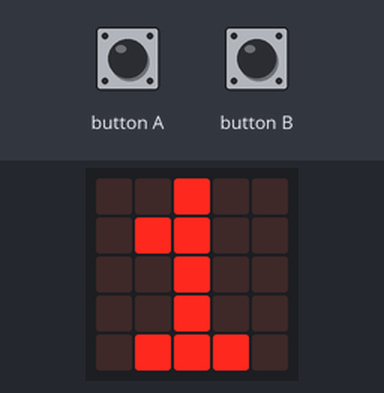
The program below on a simulated BBC micro:bit (MakeCode). On the bench: the board's 5×5 LED display. The inputs (shaded band) are chosen by the test bench.

Above: at 1.2 s.
1.3 s: button A pressed for 0.15 s
At 2.2 s:
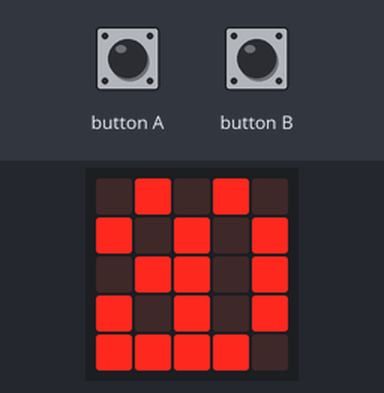
3.1 s: button A pressed for 0.15 s
At 4.0 s:
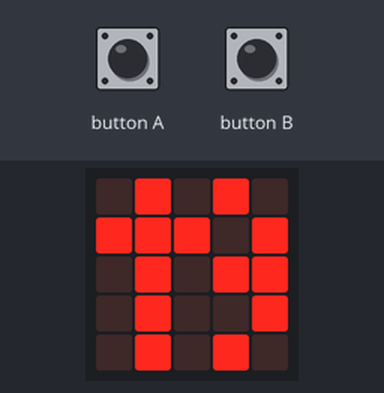
4.8 s: button A pressed for 0.15 s
At 5.7 s:
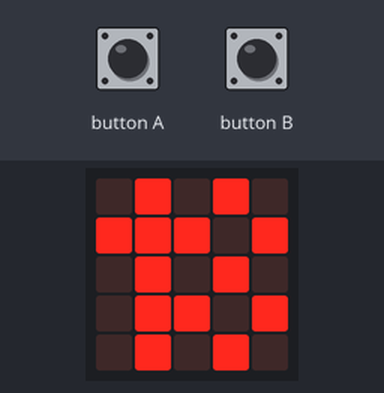
6.5 s: button A pressed for 0.15 s
At 7.5 s:
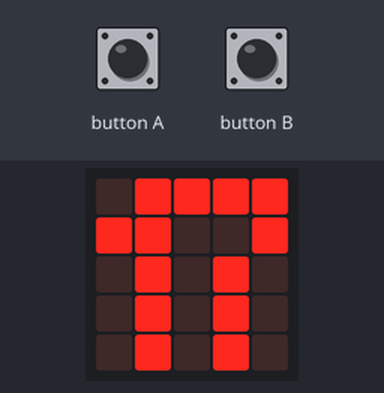
8.2 s: button A pressed for 0.15 s
At 9.3 s:
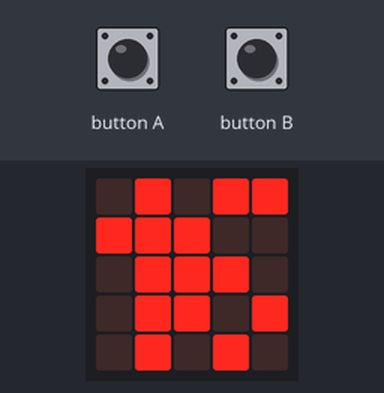
9.8 s: button A pressed for 0.15 s
At 11.0 s:
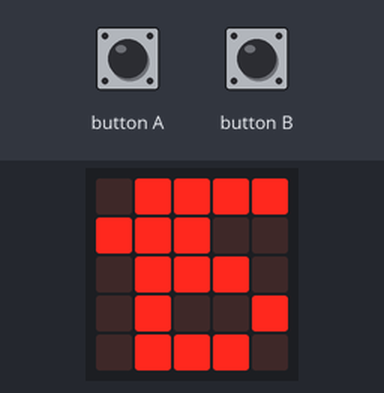
Timing chart, 0 to 12.5 s (numbered marks = the images above; inputs shaded):
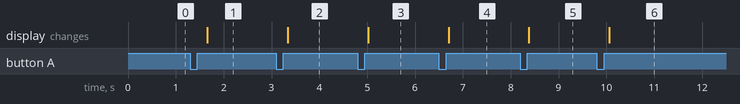

Measured:
- after the input at 1.3 s, the display: changes after 0.36 s (image 1)
- after the input at 3.1 s, the display: changes after 0.24 s (image 2)
- after the input at 4.8 s, the display: changes after 0.22 s (image 3)
- after the input at 6.5 s, the display: changes after 0.20 s (image 4)
- after the input at 8.2 s, the display: changes after 0.18 s (image 5)
- after the input at 9.8 s, the display: changes after 0.26 s (image 6)

The program:

main.ts
```typescript
input.onButtonPressed(Button.A, function () {
    Number2 += -1
})
input.onButtonPressed(Button.B, function () {
    Number2 += 1
})
let Number2 = 1
basic.forever(function () {
    if (Number2 < 1) {
        Number2 = 20
    }
})
basic.forever(function () {
    if (Number2 == 10) {
        basic.showLeds(`
            . # . # .
            # # # . #
            . # # . #
            . # # . #
            . # . # .
            `)
    } else if (Number2 == 11) {
        basic.showLeds(`
            . # . # .
            # # # # .
            . # . # .
            . # . # .
            . # . # .
            `)
    } else if (Number2 == 12) {
        basic.showLeds(`
            . # . # .
            # # # . #
            . # . # .
            . # # . .
            . # # # #
            `)
    } else if (Number2 == 13) {
        basic.showLeds(`
            . # # # .
            # # . . #
            . # . # #
            . # . . #
            . # # # .
            `)
    } else if (Number2 == 14) {
        basic.showLeds(`
            . # # . .
            # # # # .
            . # # # #
            . # . # .
            . # . # .
            `)
    } else if (Number2 == 15) {
        basic.showLeds(`
            . # # # #
            # # # . .
            . # # # .
            . # . . #
            . # # # .
            `)
    } else if (Number2 == 16) {
        basic.showLeds(`
            . # . # #
            # # # . .
            . # # # .
            . # # . #
            . # . # .
            `)
    } else if (Number2 == 17) {
        basic.showLeds(`
            . # # # #
            # # . . #
            . # . # .
            . # . # .
            . # . # .
            `)
    } else if (Number2 == 18) {
        basic.showLeds(`
            . # . # .
            # # # . #
            . # . # .
            . # # . #
            . # . # .
            `)
    } else if (Number2 == 19) {
        basic.showLeds(`
            . # . # .
            # # # . #
            . # . # #
            . # . . #
            . # . # .
            `)
    } else if (Number2 == 20) {
        basic.showLeds(`
            . # . # .
            # . # . #
            . # # . #
            # . # . #
            # # # # .
            `)
    } else if (Number2 >= 21) {
        Number2 = 1
    }
})
basic.forever(function () {
    if (Number2 == 1) {
        basic.showLeds(`
            . . # . .
            . # # . .
            . . # . .
            . . # . .
            . # # # .
            `)
    } else if (Number2 == 2) {
        basic.showLeds(`
            # # # # .
            . . . . #
            . # # # .
            # . . . .
            # # # # #
            `)
    } else if (Number2 == 3) {
        basic.showLeds(`
            . # # # .
            # . . . #
            . . # # .
            # . . . #
            . # # # .
            `)
    } else if (Number2 == 4) {
        basic.showLeds(`
            . . # # .
            . # . # .
            # . . # .
            # # # # #
            . . . # .
            `)
    } else if (Number2 == 5) {
        basic.showLeds(`
            # # # # #
            # . . . .
            # # # # .
            . . . . #
            # # # # .
            `)
    } else if (Number2 == 6) {
        basic.showLeds(`
            . # # # .
            # . . . .
            # # # # .
            # . . . #
            . # # # .
            `)
    } else if (Number2 == 7) {
        basic.showLeds(`
            # # # # #
            . . . # .
            . . # . .
            . # . . .
            # . . . .
            `)
    } else if (Number2 == 8) {
        basic.showLeds(`
            . # # # .
            # . . . #
            . # # # .
            # . . . #
            . # # # .
            `)
    } else if (Number2 == 9) {
        basic.showLeds(`
            . # # # .
            # . . . #
            . # # # #
            . . . . #
            . # # # .
            `)
    }
})
```

test.ts
```typescript
// Hier kann man Tests durchführen; diese Datei wird nicht kompiliert, wenn dieses Paket als Erweiterung verwendet wird.
```
